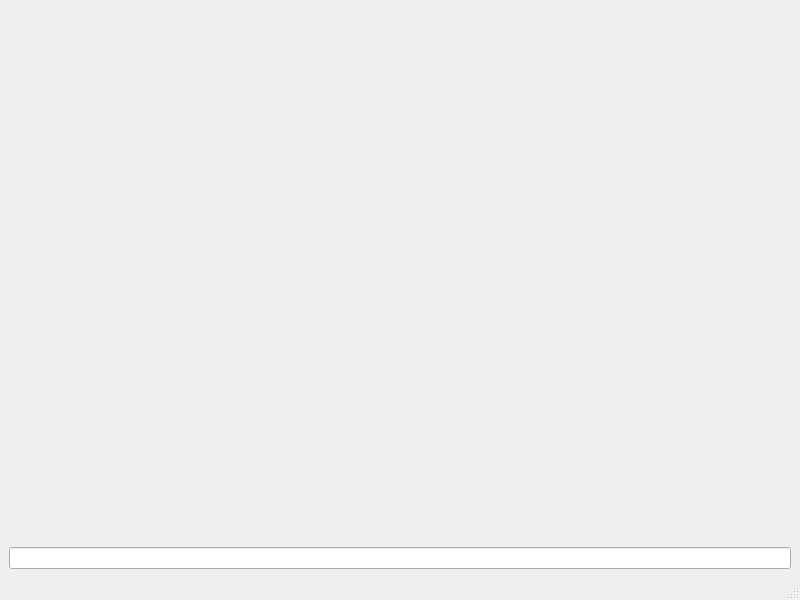
<?xml version="1.0" encoding="UTF-8"?>
<ui version="4.0">
 <class>MainWindow</class>
 <widget class="QMainWindow" name="MainWindow">
  <property name="geometry">
   <rect>
    <x>0</x>
    <y>0</y>
    <width>800</width>
    <height>600</height>
   </rect>
  </property>
  <property name="windowTitle">
   <string>MainWindow</string>
  </property>
  <widget class="QWidget" name="centralwidget">
   <layout class="QVBoxLayout" name="verticalLayout">
    <item>
     <spacer name="verticalSpacer">
      <property name="orientation">
       <enum>Qt::Vertical</enum>
      </property>
      <property name="sizeHint" stdset="0">
       <size>
        <width>20</width>
        <height>263</height>
       </size>
      </property>
     </spacer>
    </item>
    <item>
     <widget class="QLineEdit" name="command_line"/>
    </item>
   </layout>
  </widget>
  <widget class="QMenuBar" name="menubar">
   <property name="geometry">
    <rect>
     <x>0</x>
     <y>0</y>
     <width>800</width>
     <height>23</height>
    </rect>
   </property>
  </widget>
  <widget class="QStatusBar" name="statusbar"/>
 </widget>
 <resources/>
 <connections/>
</ui>
